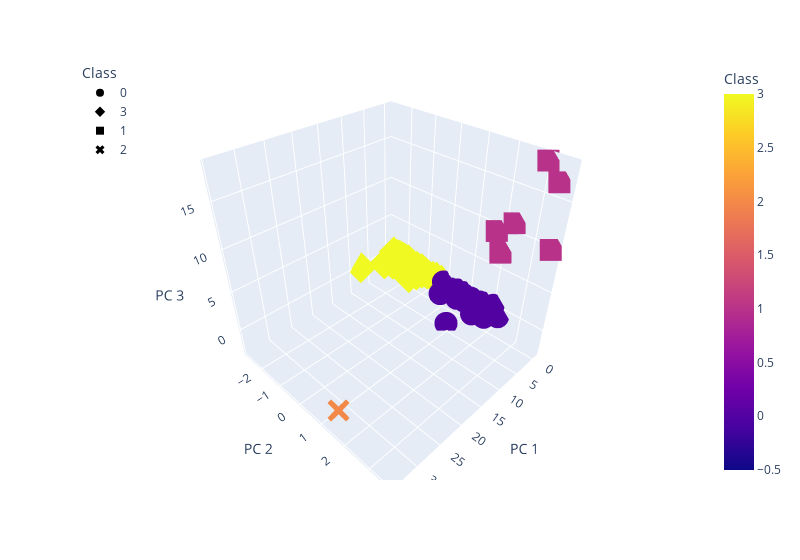

The code cell stored with this chart in its notebook:
### Markdown cell above
### Deliverable 4: Visualizing Cryptocurrencies Results

#### 3D-Scatter with Clusters

### Code cell
# Creating a 3D-Scatter with the PCA data and the clusters
fig = px.scatter_3d(
    clustered_df,
    x="PC 1",
    y="PC 2",
    z="PC 3",
    color="Class",
    symbol="Class",
    hover_name="CoinName",
    hover_data=["Algorithm"],
    width=800,
)
fig.update_layout(legend=dict(x=0, y=1))
fig.show()

### Figure 1 — Plotly figure (JSON) as saved in the notebook; plotly's stock layout.template omitted (floating-point values rounded to 4 significant figures; data arrays with more than 128 entries replaced by an {"elided": "..."} marker saying what was removed)
{"data": [{"customdata": {"elided": "286x1 str values"}, "hovertemplate": "<b>%{hovertext}</b><br><br>Class=%{marker.color}<br>PC 1=%{x}<br>PC 2=%{y}<br>PC 3=%{z}<br>Algorithm=%{customdata[0]}<extra></extra>", "hovertext": {"elided": "286 str values"}, "legendgroup": "0", "marker": {"color": {"elided": "286 int values"}, "coloraxis": "coloraxis", "symbol": "circle"}, "mode": "markers", "name": "0", "scene": "scene", "showlegend": true, "type": "scatter3d", "x": {"elided": "286 float values"}, "y": {"elided": "286 float values"}, "z": {"elided": "286 float values"}}, {"customdata": {"elided": "240x1 str values"}, "hovertemplate": "<b>%{hovertext}</b><br><br>Class=%{marker.color}<br>PC 1=%{x}<br>PC 2=%{y}<br>PC 3=%{z}<br>Algorithm=%{customdata[0]}<extra></extra>", "hovertext": {"elided": "240 str values"}, "legendgroup": "3", "marker": {"color": {"elided": "240 int values"}, "coloraxis": "coloraxis", "symbol": "diamond"}, "mode": "markers", "name": "3", "scene": "scene", "showlegend": true, "type": "scatter3d", "x": {"elided": "240 float values"}, "y": {"elided": "240 float values"}, "z": {"elided": "240 float values"}}, {"customdata": [["Proof-of-BibleHash"], ["SHA-256 + Hive"], ["Proof-of-Authority"], ["ECC 256K1"], ["SHA3-256"], ["Leased POS"]], "hovertemplate": "<b>%{hovertext}</b><br><br>Class=%{marker.color}<br>PC 1=%{x}<br>PC 2=%{y}<br>PC 3=%{z}<br>Algorithm=%{customdata[0]}<extra></extra>", "hovertext": ["BiblePay", "LitecoinCash", "Poa Network", "Acute Angle Cloud", "Fiii", "Waves"], "legendgroup": "1", "marker": {"color": [1, 1, 1, 1, 1, 1], "coloraxis": "coloraxis", "symbol": "square"}, "mode": "markers", "name": "1", "scene": "scene", "showlegend": true, "type": "scatter3d", "x": [-0.2222, -0.3117, -0.3707, -0.383, -0.5371, -0.4031], "y": [3.624, 2.042, 1.804, 3.451, 3.02, 2.355], "z": [10.13, 7.371, 9.586, 16.75, 18.28, 11.22]}, {"customdata": [["TRC10"]], "hovertemplate": "<b>%{hovertext}</b><br><br>Class=%{marker.color}<br>PC 1=%{x}<br>PC 2=%{y}<br>PC 3=%{z}<br>Algorithm=%{customdata[0]}<extra></extra>", "hovertext": ["BitTorrent"], "legendgroup": "2", "marker": {"color": [2], "coloraxis": "coloraxis", "symbol": "x"}, "mode": "markers", "name": "2", "scene": "scene", "showlegend": true, "type": "scatter3d", "x": [34.14], "y": [1.64], "z": [-0.1669]}], "layout": {"coloraxis": {"colorbar": {"title": {"text": "Class"}}, "colorscale": [[0, "#0d0887"], [0.1111, "#46039f"], [0.2222, "#7201a8"], [0.3333, "#9c179e"], [0.4444, "#bd3786"], [0.5556, "#d8576b"], [0.6667, "#ed7953"], [0.7778, "#fb9f3a"], [0.8889, "#fdca26"], [1, "#f0f921"]]}, "legend": {"title": {"text": "Class"}, "tracegroupgap": 0, "x": 0, "y": 1}, "margin": {"t": 60}, "scene": {"domain": {"x": [0, 1], "y": [0, 1]}, "xaxis": {"title": {"text": "PC 1"}}, "yaxis": {"title": {"text": "PC 2"}}, "zaxis": {"title": {"text": "PC 3"}}}, "width": 800}}
